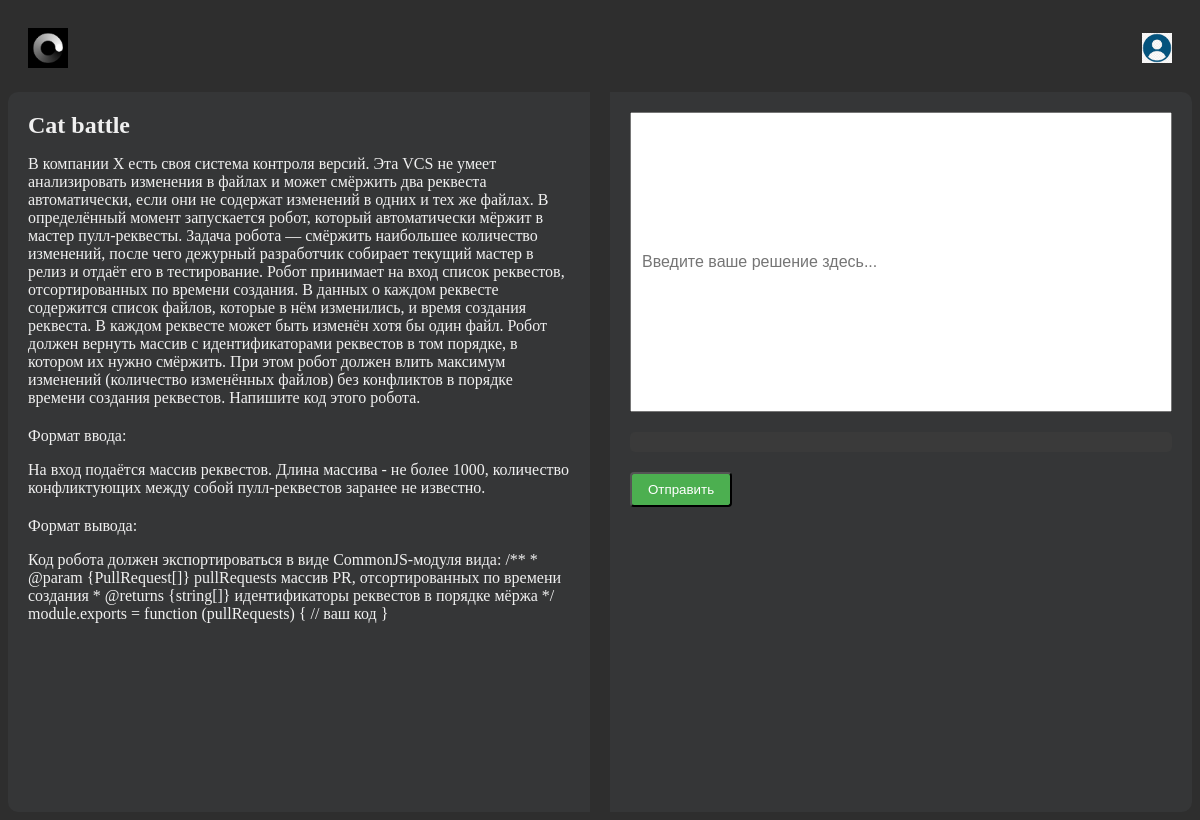
The app's page /tasks/1 with its own data.
### app/models.py (models this page shows)
class Task(Base):
    __tablename__ = "tasks"
    id = Column(Integer, primary_key=True, index=True)
    name = Column(String)
    condition = Column(Text)
    input = Column(String)
    output = Column(String)
    note = Column(String, default="")
    max_score = Column(Integer)
    time_limit = Column(Integer)
    memory_limit = Column(Integer)
    tags = Column(String)
    creator_id = Column(Integer, ForeignKey("users.id"))

### app/routes/views.py (the view)
@router.get("/tasks/{task_id}", response_model=schemas.Task)
async def task(
        request: Request,
        task_id: int,
        db: Session = Depends(get_db),
):
    d = task_crud.get_by_id(db, task_id)
    return templates.TemplateResponse(
        "task.html", {"request": request, "task": d}
    )

### app/templates/task.html (shortened to what this page needs)
<!DOCTYPE html>
<html>
<head>
</head>
<header>
    <div class="logo">
      <img src="{{ url_for('static', path='logo.jpg') }}">
    </div>
    <div class="user-icon">
      <img src="{{ url_for('static', path='me.png') }}">
    </div>
  </header>
<body>
  <div class="container">
    <div class="left-block">
      <div class="task-title"> {{ task.name }}</div>
      <div class="task-description">
        <p>{{ task.condition }}</p>
      </div>
      <div class="input-format">
        <p>Формат ввода:</p>
        <p>{{ task.input }}</p>
      </div>
      <div class="output-format">
        <p>Формат вывода:</p>
        <p>{{ task.output }}</p>
      </div>
    </div>
    <div class="right-block">
      <form action="/tasks/{{task.id}}" method="post">
        <input type="text" name="code" class="code-input" placeholder="Введите ваше решение здесь..." required>
        <div class="output-container" id="output-container"></div>
        <button class="send-button" type="submit">Отправить</button>
      </form>
    </div>
  </div>
</body>
</html>

### app/templates/task.html (style rules this page uses)
body { background-color: #2E2E2E; }
header { display: flex; align-items: center; justify-content: space-between; padding: 20px; background-color: #2E2E2E; }
.logo img { height: 40px; }
.user-icon img { height: 30px; }
.container { display: flex; height: 90vh; }
.left-block, .right-block { flex: 1; background-color: #353637; padding: 20px; overflow-y: auto; }
.left-block { margin-right: 20px; border-top-left-radius: 10px; border-bottom-left-radius: 10px; }
.right-block { border-top-right-radius: 10px; border-bottom-right-radius: 10px; }
.task-title { color: #f0f0f0; font-size: 24px; font-weight: bold; margin-bottom: 10px; }
.task-description, .input-format, .output-format, .examples { color: #f0f0f0; margin-bottom: 20px; }
.code-input { width: 100%; height: 300px; font-size: 16px; padding: 10px; box-sizing: border-box; }
.output-container { margin-top: 20px; padding: 10px; background-color: #3a3a3a; border-radius: 5px; color: #f0f0f0; max-height: 150px; overflow-y: auto; }
.send-button { display: block; margin-top: 20px; padding: 8px 16px; background-color: #4CAF50; color: white; text-decoration: none; border-radius: 4px; cursor: pointer; }

### records on screen
Task: name "Cat battle", condition "В компании X есть своя система контроля версий. Эта VCS не умеет анализировать изменения в файлах и может смёржить два реквеста автоматически, если они не содержат изменений в одних и тех же файлах. В определённый момент запускается робот, который автоматически мёржит в мастер пулл-реквесты. Задача робота — смёржить наибольшее количество изменений, после чего дежурный разработчик собирает текущий мастер в релиз и отдаёт его в тестирование. Робот принимает на вход список реквестов, отсортированных по времени создания. В данных о каждом реквесте содержится список файлов, которые в нём изменились, и время создания реквеста. В каждом реквесте может быть изменён хотя бы один файл. Робот должен…", input "На вход подаётся массив реквестов. Длина массива - не более 1000, количество конфликтующих между собой пулл-реквестов заранее не известно.", output "Код робота должен экспортироваться в виде CommonJS-модуля вида: /** * @param {PullRequest[]} pullRequests массив PR, отсортированных по времени создания * @returns {string[]} идентификаторы реквестов в порядке мёржа */ module.exports = function (pullRequests) { // ваш код }"
